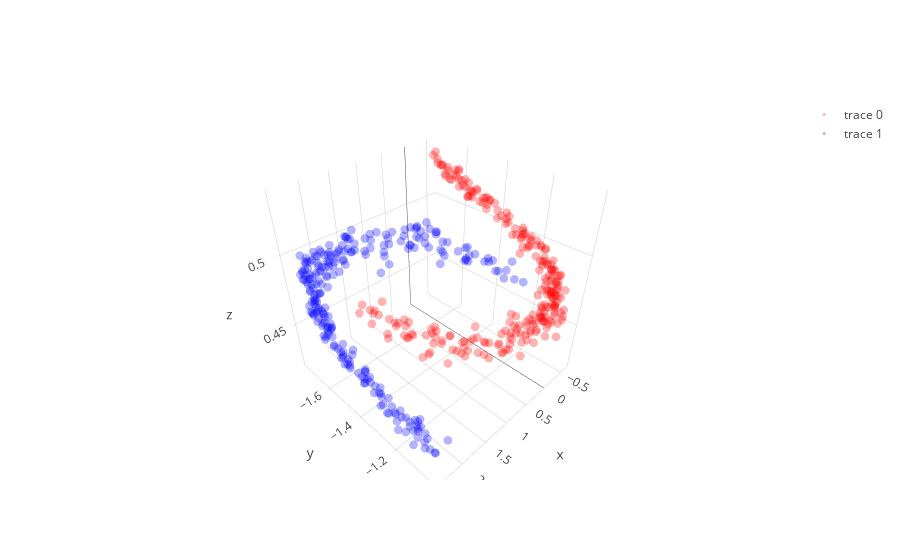

Write notebook code for a chart like this one.
### Code cell
# with all scale
expand_dim = 3
w1 = np.random.randn(2,expand_dim)
w2 = np.random.randn(expand_dim,1)
a  = np.ones(expand_dim); b = np.ones(expand_dim); c = np.zeros(expand_dim)
w1 = _sym_decorrelation(w1)
w2 = w2/(np.sqrt(np.sum(w2**2)))

temp_X = np.copy(X)
mini_batch_size = 10
for iter in range(2000):
    cum_loss = 0; temp_X   = shuffle(temp_X)
    
    for mini_batch in range(0,len(X),mini_batch_size):
        current_batch = temp_X[mini_batch:mini_batch+mini_batch_size]
        
        layer1  = current_batch @ w1
        layer1a = a*g(b*layer1)+c
        layer2  = layer1a       @ w2
        loss    = (w2.T @ layer1a.T @ layer1a @ w2).mean() + (w1.T @ current_batch.T @ current_batch @ w1).mean()
        
        grad2 = -2*layer1a.T @ layer1a @ w2 
        grad1a= -2*layer1a@w2@w2.T
        
        grada = grad1a*g(b*layer1)
        gradb = grad1a*a*g_grad(b*layer1)*layer1
        gradc = grad1a
        grad1 = current_batch.T @(grad1a*a*g_grad(b*layer1)*b) - 2*current_batch.T @ current_batch @ w1 

        w2 = w2 - 0.000000001  * grad2+ (1/(iter+1))*np.random.randn(expand_dim,1)
        a = a -   0.0000009    * grada.mean(0)+ (1/(iter+1))*np.random.randn(expand_dim)
        b = b -   0.0000009    * gradb.mean(0)+ (1/(iter+1))*np.random.randn(expand_dim)
        c = c -   0.00000009   * gradc.mean(0) + (1/(iter+1))*np.random.randn(expand_dim)
        w1 = w1 - 0.000000001  * grad1+ (1/(iter+1))*np.random.randn(2,expand_dim)
        
        w1 = _sym_decorrelation(w1)
        w2 = w2/(np.sqrt(np.sum(w2**2)))
        a  = (a-a.mean())/a.std()
        b  = (b-b.mean())/b.std()
        c  = (c-c.mean())/c.std()
        cum_loss      = cum_loss + loss.mean()
        
    if iter%500==0:print('Iter : ',iter," Loss: ",cum_loss)

# projection
projected_mine = (a*g(b*(X @ w1))+c) @ w2

plt.figure(figsize=(20,5))
plt.subplot(1, 3, 1)
plt.scatter(X[y==0, 0], X[y==0, 1], color='red', alpha=0.5)
plt.scatter(X[y==1, 0], X[y==1, 1], color='blue', alpha=0.5)
plt.quiver(X.mean(0)[0], X.mean(0)[1], evector[0,0],evector[0,1], color=['b'], scale=2.5)
plt.quiver(X.mean(0)[0], X.mean(0)[1], evector[1,0],evector[1,1], color=['g'], scale=2.5)

plt.subplot(1, 3, 2,projection='3d')
one_layer_project = (a*g(b*(X @ w1))+c)
plt.scatter(one_layer_project[:,0],one_layer_project[:,1],one_layer_project[:,2], color='red')

plt.subplot(1, 3, 3)
plt.scatter(projected_mine[y==0], np.zeros((len(projected_mine)//2)),  color='red', alpha=0.05)
plt.scatter(projected_mine[y==1], np.zeros((len(projected_mine)//2)), color='blue', alpha=0.05)
plt.show()

trace1 = go.Scatter3d(
    x=one_layer_project[y==0,0],
    y=one_layer_project[y==0,1],
    z=one_layer_project[y==0,2],
    mode='markers',
    line=dict(color='red',width=0.5),
    marker=dict(size=3,opacity=0.3)
)
trace2 = go.Scatter3d(
    x=one_layer_project[y==1,0],
    y=one_layer_project[y==1,1],
    z=one_layer_project[y==1,2],
    mode='markers',
    line=dict(color='blue',width=0.5),
    marker=dict(size=3,opacity=0.3)
)
data = [trace1,trace2]
fig  = go.Figure(data=data)
iplot(fig)

### Figure 1 — Plotly figure (JSON) as saved in the notebook; plotly's stock layout.template omitted (floating-point values rounded to 4 significant figures; data arrays with more than 128 entries replaced by an {"elided": "..."} marker saying what was removed)
{"data": [{"line": {"color": "red", "width": 0.5}, "marker": {"opacity": 0.3, "size": 3}, "mode": "markers", "type": "scatter3d", "uid": "9607f0c3-f217-49c4-9515-7e5c7ed9995c", "x": {"elided": "250 float values"}, "y": {"elided": "250 float values"}, "z": {"elided": "250 float values"}}, {"line": {"color": "blue", "width": 0.5}, "marker": {"opacity": 0.3, "size": 3}, "mode": "markers", "type": "scatter3d", "uid": "fedea029-7796-4a19-864b-3477efa9189c", "x": {"elided": "250 float values"}, "y": {"elided": "250 float values"}, "z": {"elided": "250 float values"}}], "layout": {}}
